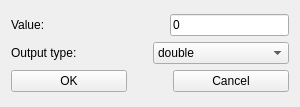
<?xml version="1.0" encoding="UTF-8"?>
<ui version="4.0">
 <class>DialogConst</class>
 <widget class="QWidget" name="DialogConst">
  <property name="geometry">
   <rect>
    <x>0</x>
    <y>0</y>
    <width>300</width>
    <height>107</height>
   </rect>
  </property>
  <property name="sizePolicy">
   <sizepolicy hsizetype="Minimum" vsizetype="Minimum">
    <horstretch>0</horstretch>
    <verstretch>0</verstretch>
   </sizepolicy>
  </property>
  <property name="windowTitle">
   <string>Configure constant Block</string>
  </property>
  <property name="styleSheet">
   <string notr="true"/>
  </property>
  <layout class="QVBoxLayout" name="verticalLayout_3">
   <item>
    <layout class="QVBoxLayout" name="verticalLayout_2">
     <item>
      <layout class="QVBoxLayout" name="verticalLayout">
       <item>
        <layout class="QHBoxLayout" name="horizontalLayout_2">
         <item>
          <widget class="QLabel" name="label">
           <property name="text">
            <string>Value:</string>
           </property>
          </widget>
         </item>
         <item>
          <spacer name="horizontalSpacer_2">
           <property name="orientation">
            <enum>Qt::Horizontal</enum>
           </property>
           <property name="sizeHint" stdset="0">
            <size>
             <width>95</width>
             <height>20</height>
            </size>
           </property>
          </spacer>
         </item>
         <item>
          <widget class="QLineEdit" name="value">
           <property name="enabled">
            <bool>true</bool>
           </property>
           <property name="text">
            <string>0</string>
           </property>
          </widget>
         </item>
        </layout>
       </item>
       <item>
        <layout class="QHBoxLayout" name="horizontalLayout_4">
         <item>
          <widget class="QLabel" name="outputText">
           <property name="text">
            <string>Output type:</string>
           </property>
          </widget>
         </item>
         <item>
          <widget class="QComboBox" name="output">
           <item>
            <property name="text">
             <string>double</string>
            </property>
           </item>
           <item>
            <property name="text">
             <string>integer</string>
            </property>
           </item>
           <item>
            <property name="text">
             <string>float</string>
            </property>
           </item>
           <item>
            <property name="text">
             <string>real</string>
            </property>
           </item>
           <item>
            <property name="text">
             <string>constant</string>
            </property>
           </item>
          </widget>
         </item>
        </layout>
       </item>
      </layout>
     </item>
     <item>
      <layout class="QHBoxLayout" name="horizontalLayout">
       <item>
        <widget class="QPushButton" name="ok">
         <property name="text">
          <string>OK</string>
         </property>
        </widget>
       </item>
       <item>
        <spacer name="horizontalSpacer">
         <property name="orientation">
          <enum>Qt::Horizontal</enum>
         </property>
         <property name="sizeType">
          <enum>QSizePolicy::Fixed</enum>
         </property>
         <property name="sizeHint" stdset="0">
          <size>
           <width>40</width>
           <height>20</height>
          </size>
         </property>
        </spacer>
       </item>
       <item>
        <widget class="QPushButton" name="cancel">
         <property name="text">
          <string>Cancel</string>
         </property>
        </widget>
       </item>
      </layout>
     </item>
    </layout>
   </item>
  </layout>
 </widget>
 <layoutdefault spacing="6" margin="11"/>
 <resources/>
 <connections/>
</ui>
